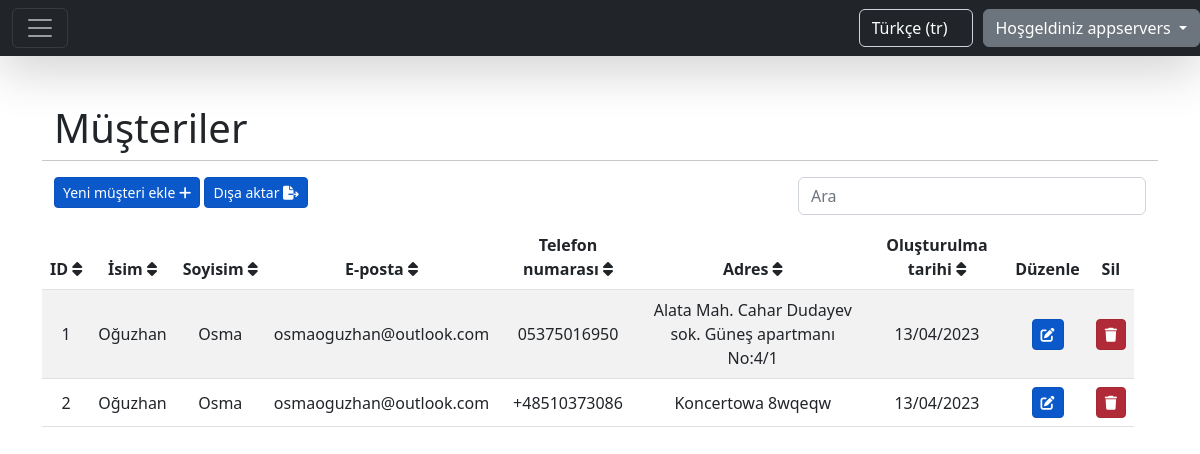
The page /tr/customers/ (signed in) on the database its author committed.
### home/models.py (models this page shows, shortened)
class CompanyUser(AbstractBaseUser):
    company_name = models.CharField(max_length=255, unique=True)
    email = models.EmailField(max_length=255, unique=True)
    phone_number = models.CharField(max_length=15, unique=True)
    website = models.CharField(max_length=255, blank=True, null=True)
    address = models.CharField(max_length=255)
    is_active = models.BooleanField(default=True)
    is_admin = models.BooleanField(default=False)
    USERNAME_FIELD = 'email'
    REQUIRED_FIELDS = ['company_name', 'phone_number', 'address']
    objects = CompanyUserManager()

### customer/models.py (models this page shows, shortened)
class Customer(models.Model):
    name = models.CharField(max_length=100)
    surname = models.CharField(max_length=100)
    email = models.EmailField()
    phone = models.CharField(max_length=100)
    address = models.CharField(max_length=100)
    company = models.ForeignKey(CompanyUser, on_delete=models.CASCADE, related_name='customers', blank=True,
                                null=True)
    created = models.DateField(auto_now_add=True)

### customer/views.py (the view, shortened to what this page needs)
# urls.py: path('customers/', views.CustomerListView.as_view(), name='customers.list'),
class CustomerListView(LoginRequiredMixin, ListView):
    model = Customer
    template_name = 'table_template.html'
    context_object_name = 'table_data'
    extra_context = {
        'header_data': [
            {'id': 'id', 'header': 'ID'},
            {'id': 'name', 'header': _('label:firstname')},
            {'id': 'surname', 'header': _('label:surname')},
            {'id': 'email', 'header': _('label:email')},
            {'id': 'phone', 'header': _('label:phone_number')},
            {'id': 'address', 'header': _('label:address')},
            {'id': 'created', 'header': _('label:created_date')},
        ],
        'title': _('label:customers'),
        'create_path': 'create/',
        'update_path': 'update/',
        'delete_action': 'customer',
        'not_found_text': _('message:customer_not_found'),
        'add_new_text': _('label:add_new_customer'),
    }
    login_url = settings.LOGIN_URL
    def get_queryset(self):
        query, order_by, value = queryParser.queryParser(self, 'name')
        return self.request.user.customers.all().order_by(order_by)
    def get_context_data(self, **kwargs):
        context = super(CustomerListView, self).get_context_data(**kwargs)
        new_context = dict()
        for item in context['table_data']:
            new_context[item.id] = {
                'id': item.id,
                'name': item.name,
                'surname': item.surname,
                'email': item.email,
                'phone': item.phone,
                'address': item.address,
                'created': date_format(item.created, 'd/m/Y', use_l10n=True)
            }
        context['table_data'] = new_context
        return context

### utils/queryParser.py (called while the page is built)
def queryParser(self, default):
    query = self.request.GET.get('query')
    order_by = self.request.GET.get('order_by')
    value = self.request.GET.get('value')
    if order_by is None or order_by == '':
        order_by = default
    if value is None or value == '':
        value = 'asc'
    if value == 'desc':
        order_by = '-' + order_by
    return query, order_by, value

### static/templates/table_template.html (shortened to what this page needs)
{% extends "base.html" %}
{% load static %}
{% load i18n %}
{% block content %}
    <div class="container">
        <div class="row">
            <div class="col-12" style="text-align: left">
                <h1>{{ title }}</h1>
            </div>
            <hr/>
        </div>
        <div class="row">
            <div class="col-8" style="text-align: left">
                <a href="{{ request.path }}{{ create_path }}" class="btn btn-primary btn-sm active" role="button"
                   aria-pressed="true">{{ add_new_text }}
                    <i class="fas fa-plus"></i>
                </a>
                <a onclick="exportTable()" class="btn btn-primary btn-sm active"
                   role="button"
                   aria-pressed="true">{% trans 'label:export_button' %}
                    <i class="fas fa-file-export"></i>
                </a>
            </div>
            <div class="col-4" style="text-align: right">
                <form method="get">
                    <input type="search" class="form-control rounded" placeholder="{% trans 'label:search' %}"
                           aria-label="Search"
                           aria-describedby="search-addon" name="query"/>
                </form>
            </div>
        </div>
        <div class="row">
            <div class="row table-responsive" style="margin-top: 10px">
                <table class="table table-striped" id="tableToExport">
                    <thead>
                    <tr>
                        {% for data in header_data %}
                            <th scope="col">{{ data.header }}&nbsp;<i
                                    style="cursor:pointer;display: {% if table_data|length <= 1 %} none {% else %} inline-block{% endif %}"
                                    onclick="sort(this, {{ table_data|length }})"
                                    id="{{ data.id }}"
                                    class="fa fa-sort"></i>
                            </th>
                        {% endfor %}
                        <th scope="col">{% trans 'label:edit_text' %}</th>
                        <th scope="col">{% trans 'label:delete_text' %}</th>
                    </tr>
                    </thead>
                    <tbody>
                    {% for data in table_data.values %}
                        <tr>
                            {% for value in data.values %}
                                <td class="align-middle">{{ value }} </td>
                            {% endfor %}
                            <td class="align-middle">
                                <a href="{{ request.path }}{{ data.id }}/{{ update_path }}"
                                   class="btn btn-primary btn-sm active"
                                   role="button"><i
                                        class="fas fa-edit"></i></a>
                            </td>
                            <td class="align-middle">
                                <form> {% csrf_token %}
                                    <a class="btn btn-danger btn-sm active" role="button"
                                       onclick="deleteAction('{{ delete_action }}' ,{{ data.id }})"><i
                                            class="fas fa-trash"></i></a>
                                </form>
                            </td>
                        </tr>
                    {% empty %}
                        <tr>
                            <td colspan="12" style="text-align: center">{{ not_found_text }}</td>
                        </tr>
                    {% endfor %}
                    </tbody>
                </table>
            </div>
        </div>
    </div>
{% endblock %}

### static/templates/base.html (shortened to what this page needs)
{% load static %}
{% load i18n %}
<!doctype html>
<html>
<head>
    <link rel="stylesheet" href="{% static 'css/style.css' %}">
    <link rel="stylesheet" href="https://cdn.jsdelivr.net/npm/bootstrap@5.2.3/dist/css/bootstrap.min.css"
>
    <link rel="stylesheet" href="https://use.fontawesome.com/releases/v5.15.4/css/fontawesome.css"
/>
    <link rel="stylesheet" href="https://cdn.jsdelivr.net/npm/sweetalert2@11.7.3/dist/sweetalert2.min.css">
    <link rel="stylesheet" href="https://cdnjs.cloudflare.com/ajax/libs/font-awesome/6.3.0/css/all.min.css">
</head>
<body>
<nav class="navbar navbar-dark bg-dark shadow-lg">
    {% if user.is_authenticated %}
        <div class="col-md-6">
            <div class="container-fluid">
                <button class="navbar-toggler" type="button" data-bs-toggle="collapse"
                        data-bs-target="#navbarToggleExternalContent" aria-controls="navbarToggleExternalContent"
                        aria-expanded="false" aria-label="Toggle navigation">
                    <span class="navbar-toggler-icon"></span>
                </button>
            </div>
        </div>
    {% else %}
        <div class="col-md-6"></div>
    {% endif %}
    <div class="col-md-6 d-flex justify-content-end">
        <form action="{% url "set_language" %}" method="post" class="navbar-form navbar-right"
              style="margin-right: 10px" id="language_form">
            <select class="form-control bg-dark text-white" name="language" onchange="this.form.submit()">
                {% get_current_language as LANGUAGE_CODE %}
                {% get_available_languages as LANGUAGES %}
                {% get_language_info_list for LANGUAGES as languages %}
                {% for language in languages %}
                    <option value="{{ language.code }}"{% if language.code == LANGUAGE_CODE %}
                            selected{% endif %}>
                        {{ language.name_local|capfirst }} ({{ language.code }})
                    </option>
                {% endfor %}
            </select>
        </form>
        {% if user.is_authenticated %}
            <div class="btn-group">
                <a type="button" class="btn btn-secondary dropdown-toggle" data-bs-toggle="dropdown"
                   data-bs-display="static" aria-expanded="false">
                    {% trans 'label:welcome' %} {{ user.company_name }}
                </a>
            </div>
        {% endif %}
    </div>
</nav>
<div class="my-5 text-center container">
    {% block content %}
    {% endblock %}
</div>
</body>
</html>

### rows shown on the page
CompanyUser: company_name "appservers"
Customer: values "Oğuzhan" "Osma" "osmaoguzhan@outlook.com" "05375016950" "Alata Mah. Cahar Dudayev sok. Güneş apartmanı No:4/1"
Customer: values "Oğuzhan" "Osma" "osmaoguzhan@outlook.com" "+48510373086" "Koncertowa 8wqeqw"

### other values the page prints
{{ title }} "Müşteriler"
{{ add_new_text }} "Yeni müşteri ekle"
{{ data.header }} "ID" "İsim" "Soyisim" "E-posta" "Telefon numarası" "Adres" "Oluşturulma tarihi"
{{ value }} "1" "13/04/2023" "2" "13/04/2023"
form field language "Türkçe (tr)"
